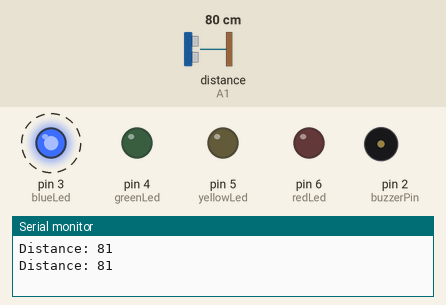
This sketch was run on a simulated Arduino Uno, built with avr-gcc and run on an emulated ATmega328P. Shown: output pins drawn as LEDs (lit = HIGH), buzzer (waves = sounding, pin HIGH), the last lines printed to the serial monitor. Wiring (inferred from the names in the program): ultrasonic range finder: trigger A0; echo A1. Dashed ring = blinking. The inputs (shaded band) are chosen by the test bench; at power-on: distance to the obstacle (sensor on A1) 80 cm. The echo pulse lasts 58.3 µs per cm; pins used as bus, display or sensor lines are not drawn.

Above: at 2.3 s.
2.4 s: distance to the obstacle (sensor on A1) set to 54 cm
5.9 s: distance to the obstacle (sensor on A1) set to 47 cm
At 6.5 s:
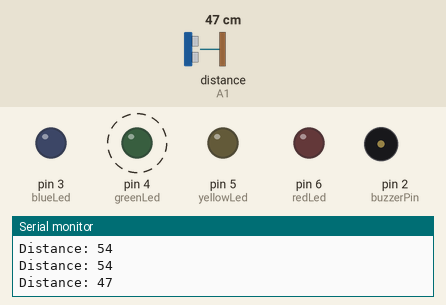
9.9 s: distance to the obstacle (sensor on A1) set to 27 cm
13.4 s: distance to the obstacle (sensor on A1) set to 22 cm
At 14.5 s:
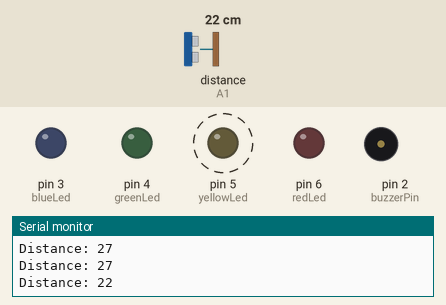
17.2 s: distance to the obstacle (sensor on A1) set to 11 cm
20.7 s: distance to the obstacle (sensor on A1) set to 8 cm
At 21.1 s:
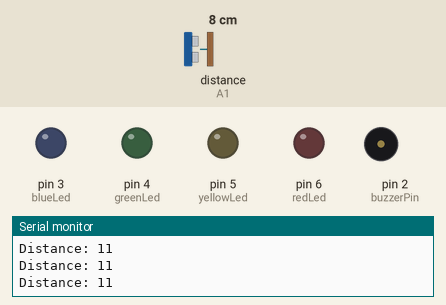
Timing chart, 0 to 25.2 s (numbered marks = the images above; inputs shaded):
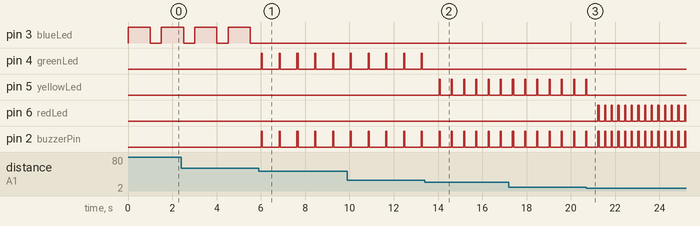

The sketch:

03-Parking-Sensor.ino
```cpp
// Pin Definitions
const int triggerPin = A0;
const int echoPin = A1;
const int buzzerPin = 2;
const int blueLed = 3;
const int greenLed = 4;
const int yellowLed = 5;
const int redLed = 6;

// Variables
long duration;
int distance;

void setup() {
  // Initialize pins
  pinMode(buzzerPin, OUTPUT);
  pinMode(blueLed, OUTPUT);
  pinMode(greenLed, OUTPUT);
  pinMode(yellowLed, OUTPUT);
  pinMode(redLed, OUTPUT);
  pinMode(triggerPin, OUTPUT);
  pinMode(echoPin, INPUT);

  // Start Serial Communication
  Serial.begin(9600);
}

void loop() {
  // Trigger the ultrasonic pulse
  digitalWrite(triggerPin, LOW);
  delayMicroseconds(2);
  digitalWrite(triggerPin, HIGH);
  delayMicroseconds(10);
  digitalWrite(triggerPin, LOW);

  // Measure the duration of the incoming pulse
  duration = pulseIn(echoPin, HIGH);

  // Calculate the distance in cm
  distance = (duration / 2) / 28.5;

  // Print distance to Serial Monitor
  Serial.print("Distance: ");
  Serial.println(distance);

  // Alert Logic
  if (distance < 5) {
    // Critical Danger: All LEDs and Buzzer on
    digitalWrite(redLed, HIGH);
    digitalWrite(yellowLed, HIGH);
    digitalWrite(greenLed, HIGH);
    digitalWrite(blueLed, HIGH);
    digitalWrite(buzzerPin, HIGH);
    delay(50);
    digitalWrite(redLed, LOW);
    digitalWrite(yellowLed, LOW);
    digitalWrite(greenLed, LOW);
    digitalWrite(blueLed, LOW);
    digitalWrite(buzzerPin, LOW);
    delay(100);
  }
  else if (distance < 10) {
    // Red Alert
    digitalWrite(redLed, HIGH);
    digitalWrite(buzzerPin, HIGH);
    delay(50);
    digitalWrite(redLed, LOW);
    digitalWrite(buzzerPin, LOW);
    delay(250);
  }
  else if (distance < 25) {
    // Yellow Warning
    digitalWrite(yellowLed, HIGH);
    digitalWrite(buzzerPin, HIGH);
    delay(50);
    digitalWrite(yellowLed, LOW);
    digitalWrite(buzzerPin, LOW);
    delay(500);
  }
  else if (distance < 50) {
    // Green Info
    digitalWrite(greenLed, HIGH);
    digitalWrite(buzzerPin, HIGH);
    delay(50);
    digitalWrite(greenLed, LOW);
    digitalWrite(buzzerPin, LOW);
    delay(750);
  }
  else {
    // Safe: Only Blue LED blinks slowly
    digitalWrite(blueLed, HIGH);
    digitalWrite(buzzerPin, LOW);
    delay(1000);
    digitalWrite(blueLed, LOW);
    delay(500);
  }
}
```

Measured:
- the behaviour switches between 50 and 49 cm on distance to the obstacle (sensor on A1) (found by bisection; images 0 and 1)
- the behaviour switches between 25 and 24 cm on distance to the obstacle (sensor on A1) (found by bisection; images 1 and 2)
- the behaviour switches between 10 and 9 cm on distance to the obstacle (sensor on A1) (found by bisection; images 2 and 3)
- after the input at 5.9 s, pin 3 (blueLed): stops changing and stays LOW; pin 4 (greenLed), pin 2 (buzzerPin): alternates HIGH for 0.05 s and LOW for 0.75 s, starting after 0.12 s
- after the input at 13.4 s, pin 4 (greenLed): stops changing and stays LOW; pin 5 (yellowLed): alternates HIGH for 0.05 s and LOW for 0.50 s, starting after 0.65 s; pin 2 (buzzerPin): alternates HIGH for 0.05 s and LOW for 0.50 s, starting after 1.2 s
- after the input at 20.7 s, pin 5 (yellowLed): goes on until 20.7 s, then stays LOW; pin 6 (redLed): alternates HIGH for 0.05 s and LOW for 0.25 s, starting after 0.52 s
- by itself, pin 3 (blueLed): alternates HIGH for 1.0 s and LOW for 0.50 s
